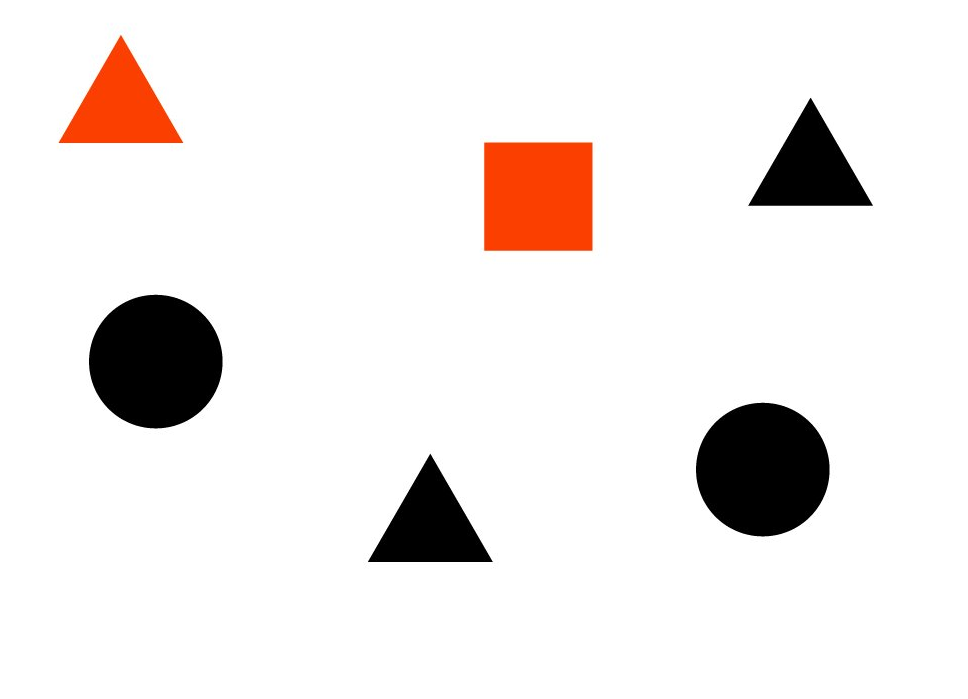
#> input picture Weeks/W0401/shapes.jpg, 968 x 699 px, found by its file name
$ python 'shape_count(1).py'
#> lines starting #> are read from the running program, lines starting #| are printed output that depends on the picture; after the words box and inside, x2 and y2 are one past the last pixel; in counts of white or black regions, pixels touching at a corner belong together
# COS470 by Xin Zhang

import cv2
import numpy as np

# Load the image
image = cv2.imread('shapes.jpg')
#> image is the input picture: shape (699, 968, 3); mean B, G, R 232.3, 234.1, 239.2
gray = cv2.cvtColor(image, cv2.COLOR_BGR2GRAY)
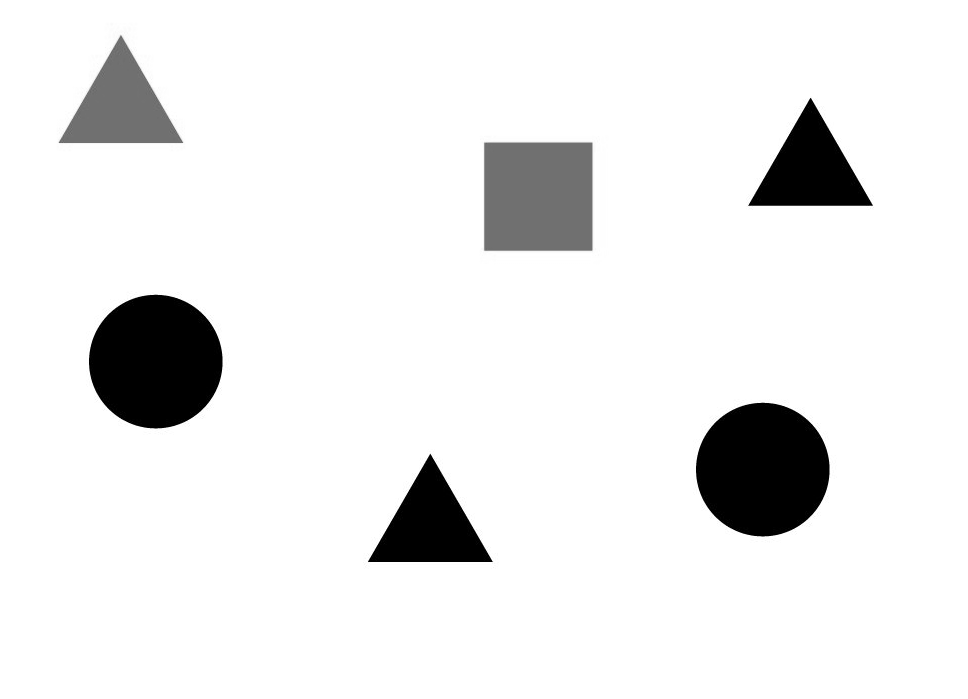
#> gray: shape (699, 968); min 0, max 255, mean 235.4

# Apply Gaussian Blur
blurred = cv2.GaussianBlur(gray, (5, 5), 0)

# Edge detection
edges = cv2.Canny(blurred, 50, 200)
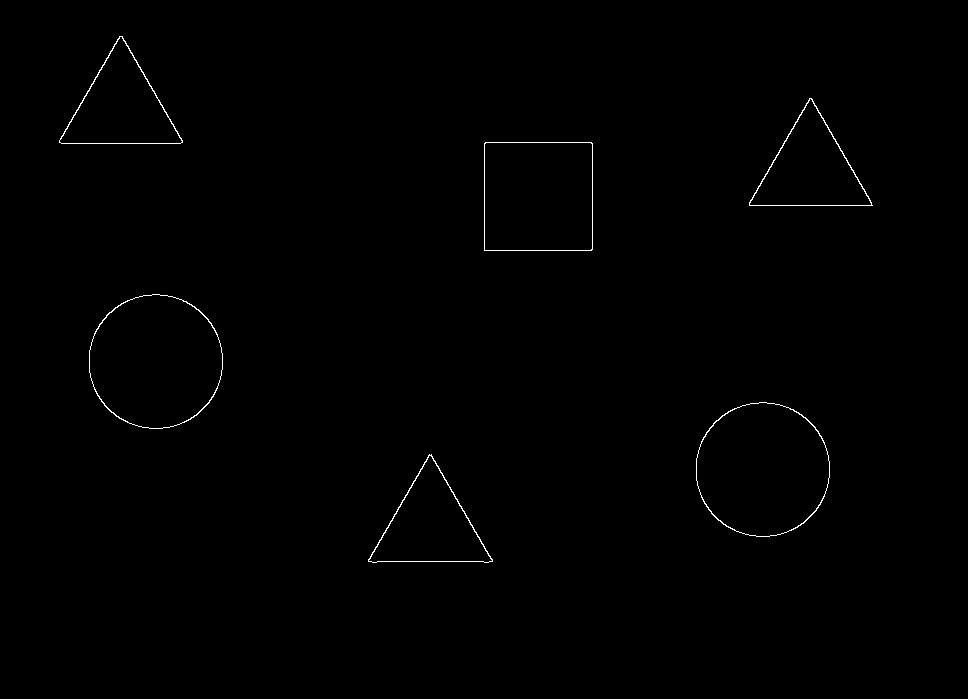
#> edges: shape (699, 968); 0.41% white in thin lines or dots, all inside (x1, y1, x2, y2) = (59, 36, 873, 563)

# Find contours
contours, _ = cv2.findContours(edges, cv2.RETR_EXTERNAL, cv2.CHAIN_APPROX_SIMPLE)
#> contours = 6 contours; box (x1, y1, x2, y2) and area: (696, 402, 830, 537) 14077, (89, 294, 223, 429) 14077, (484, 142, 593, 251) 11662, (59, 36, 183, 144) 6883, (749, 98, 873, 206) 6788, (368, 454, 493, 563) 6785

triangle_number = 0

for contour in contours:
    # Approximate the contour to reduce the number of points
    approx = cv2.approxPolyDP(contour, 0.01 * cv2.arcLength(contour, True), True)
    # Draw the contours
    cv2.drawContours(image, [approx], 0, (0, 0, 0), 5)
    # Determine the shape based on the number of vertices in the approximated contour
    if len(approx) == 3:
        triangle_number += 1
#> this loop made 6 passes
#> approx on passes 1, 4, 5, 6: [[429, 454], [368, 561], [492, 561]], [[485, 142], [484, 250], [591, 250], [592, 143]], [[809, 98], [749, 205], [872, 205]], [[119, 36], [59, 142], [182, 142]]
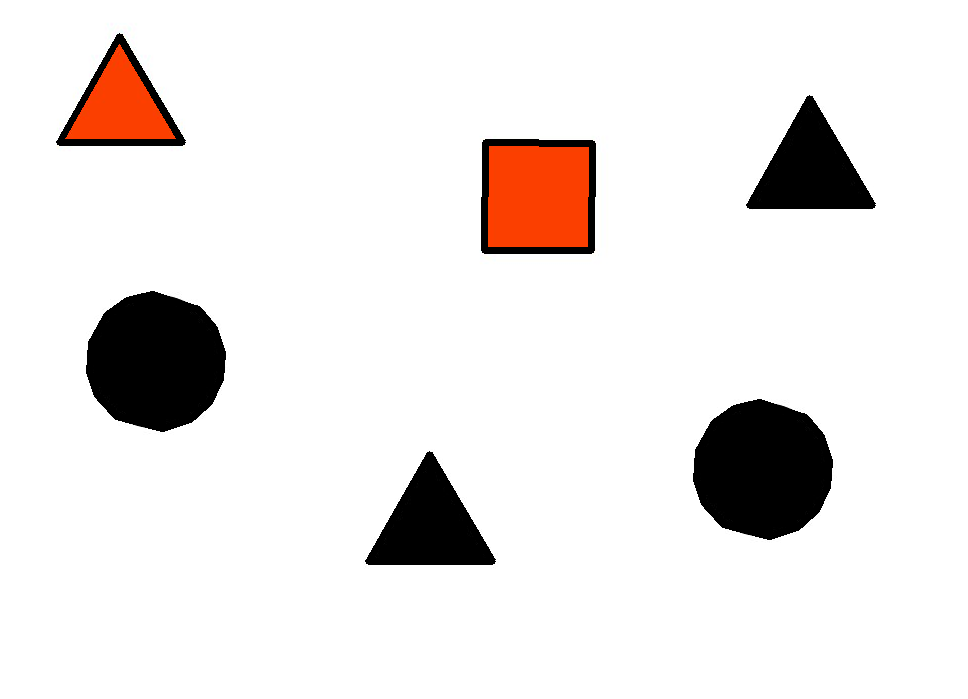
#> image: shape (699, 968, 3); 1.85% of pixels changed, all inside (x1, y1, x2, y2) = (56, 33, 876, 565)
#> after the loop, triangle_number = 3

print("how many triangles? " + str(triangle_number))
#| how many triangles? 3
# Display the final image
cv2.imshow('Shapes', image)
cv2.waitKey(0)
cv2.destroyAllWindows()
